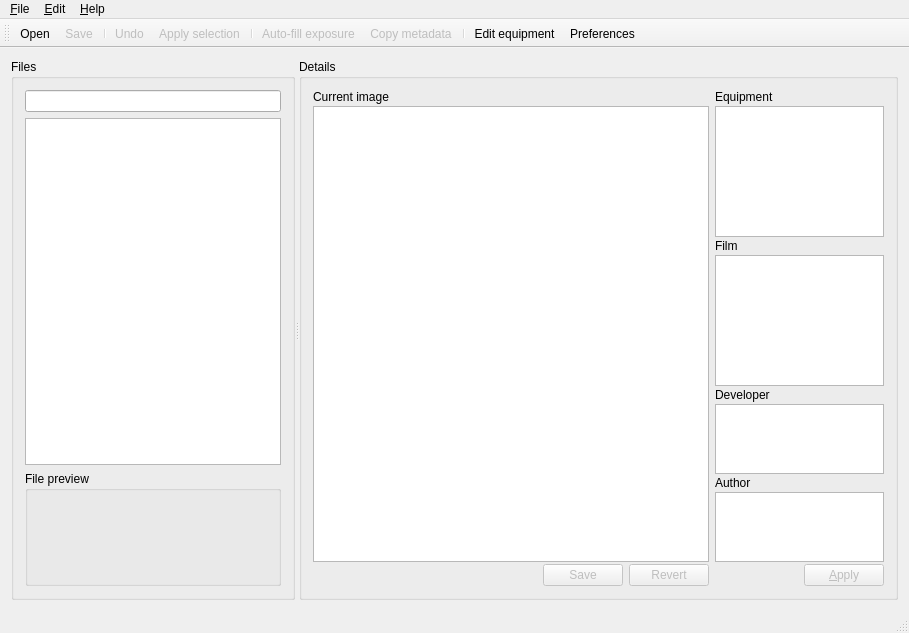
<?xml version="1.0" encoding="UTF-8"?>
<ui version="4.0">
 <class>AnalogExifClass</class>
 <widget class="QMainWindow" name="AnalogExifClass">
  <property name="geometry">
   <rect>
    <x>0</x>
    <y>0</y>
    <width>909</width>
    <height>633</height>
   </rect>
  </property>
  <property name="windowTitle">
   <string/>
  </property>
  <property name="windowIcon">
   <iconset resource="analogexif.qrc">
    <normaloff>:/images/icons/film_edit.png</normaloff>:/images/icons/film_edit.png</iconset>
  </property>
  <property name="statusTip">
   <string/>
  </property>
  <widget class="QWidget" name="centralWidget">
   <property name="sizePolicy">
    <sizepolicy hsizetype="Expanding" vsizetype="Expanding">
     <horstretch>100</horstretch>
     <verstretch>100</verstretch>
    </sizepolicy>
   </property>
   <property name="maximumSize">
    <size>
     <width>16777215</width>
     <height>16777215</height>
    </size>
   </property>
   <layout class="QGridLayout" name="gridLayout">
    <item row="0" column="0">
     <widget class="QSplitter" name="splitter">
      <property name="sizePolicy">
       <sizepolicy hsizetype="Expanding" vsizetype="Expanding">
        <horstretch>100</horstretch>
        <verstretch>100</verstretch>
       </sizepolicy>
      </property>
      <property name="frameShape">
       <enum>QFrame::NoFrame</enum>
      </property>
      <property name="orientation">
       <enum>Qt::Horizontal</enum>
      </property>
      <property name="childrenCollapsible">
       <bool>true</bool>
      </property>
      <widget class="QGroupBox" name="groupBox">
       <property name="sizePolicy">
        <sizepolicy hsizetype="Preferred" vsizetype="Preferred">
         <horstretch>0</horstretch>
         <verstretch>0</verstretch>
        </sizepolicy>
       </property>
       <property name="title">
        <string>Files</string>
       </property>
       <layout class="QVBoxLayout" name="verticalLayout">
        <item>
         <widget class="QLineEdit" name="directoryLine">
          <property name="font">
           <font>
            <kerning>true</kerning>
           </font>
          </property>
          <property name="statusTip">
           <string>Current directory</string>
          </property>
         </widget>
        </item>
        <item>
         <widget class="QTreeView" name="fileView">
          <property name="sizePolicy">
           <sizepolicy hsizetype="Preferred" vsizetype="Expanding">
            <horstretch>0</horstretch>
            <verstretch>75</verstretch>
           </sizepolicy>
          </property>
          <property name="font">
           <font>
            <kerning>true</kerning>
           </font>
          </property>
          <property name="contextMenuPolicy">
           <enum>Qt::ActionsContextMenu</enum>
          </property>
          <property name="statusTip">
           <string>File system view</string>
          </property>
          <property name="styleSheet">
           <string notr="true">/* keep selection even when focus is lost */
QTreeView::item:selected:!active{
	selection-color:						palette(highlighted-text);
	selection-background-color:	palette(highlight);
}</string>
          </property>
          <property name="editTriggers">
           <set>QAbstractItemView::EditKeyPressed|QAbstractItemView::SelectedClicked</set>
          </property>
          <property name="dragDropMode">
           <enum>QAbstractItemView::DragDrop</enum>
          </property>
          <property name="selectionMode">
           <enum>QAbstractItemView::ExtendedSelection</enum>
          </property>
          <property name="indentation">
           <number>10</number>
          </property>
          <property name="uniformRowHeights">
           <bool>true</bool>
          </property>
          <property name="sortingEnabled">
           <bool>false</bool>
          </property>
          <property name="animated">
           <bool>false</bool>
          </property>
          <attribute name="headerVisible">
           <bool>true</bool>
          </attribute>
          <attribute name="headerVisible">
           <bool>true</bool>
          </attribute>
         </widget>
        </item>
        <item>
         <widget class="QGroupBox" name="filePreviewGroupBox">
          <property name="sizePolicy">
           <sizepolicy hsizetype="Preferred" vsizetype="Preferred">
            <horstretch>100</horstretch>
            <verstretch>25</verstretch>
           </sizepolicy>
          </property>
          <property name="title">
           <string>File preview</string>
          </property>
          <layout class="QHBoxLayout" name="horizontalLayout">
           <item>
            <widget class="QLabel" name="filePreview">
             <property name="sizePolicy">
              <sizepolicy hsizetype="Minimum" vsizetype="Minimum">
               <horstretch>0</horstretch>
               <verstretch>0</verstretch>
              </sizepolicy>
             </property>
             <property name="minimumSize">
              <size>
               <width>11</width>
               <height>0</height>
              </size>
             </property>
             <property name="baseSize">
              <size>
               <width>11</width>
               <height>0</height>
              </size>
             </property>
             <property name="text">
              <string/>
             </property>
             <property name="scaledContents">
              <bool>false</bool>
             </property>
             <property name="alignment">
              <set>Qt::AlignCenter</set>
             </property>
            </widget>
           </item>
          </layout>
         </widget>
        </item>
       </layout>
      </widget>
      <widget class="QGroupBox" name="groupBox_2">
       <property name="sizePolicy">
        <sizepolicy hsizetype="Expanding" vsizetype="Preferred">
         <horstretch>100</horstretch>
         <verstretch>0</verstretch>
        </sizepolicy>
       </property>
       <property name="title">
        <string>Details</string>
       </property>
       <layout class="QHBoxLayout" name="horizontalLayout_4" stretch="70,30">
        <item>
         <layout class="QVBoxLayout" name="verticalLayout_3">
          <property name="spacing">
           <number>2</number>
          </property>
          <item>
           <widget class="QLabel" name="label">
            <property name="sizePolicy">
             <sizepolicy hsizetype="Expanding" vsizetype="Preferred">
              <horstretch>0</horstretch>
              <verstretch>0</verstretch>
             </sizepolicy>
            </property>
            <property name="text">
             <string>Current image</string>
            </property>
           </widget>
          </item>
          <item>
           <widget class="GearTreeView" name="metadataView">
            <property name="sizePolicy">
             <sizepolicy hsizetype="Expanding" vsizetype="Expanding">
              <horstretch>0</horstretch>
              <verstretch>0</verstretch>
             </sizepolicy>
            </property>
            <property name="font">
             <font>
              <kerning>true</kerning>
             </font>
            </property>
            <property name="contextMenuPolicy">
             <enum>Qt::ActionsContextMenu</enum>
            </property>
            <property name="statusTip">
             <string>Current image properties</string>
            </property>
            <property name="showDropIndicator" stdset="0">
             <bool>false</bool>
            </property>
            <property name="alternatingRowColors">
             <bool>true</bool>
            </property>
            <property name="rootIsDecorated">
             <bool>true</bool>
            </property>
            <property name="uniformRowHeights">
             <bool>true</bool>
            </property>
            <property name="allColumnsShowFocus">
             <bool>true</bool>
            </property>
            <attribute name="headerVisible">
             <bool>false</bool>
            </attribute>
            <attribute name="headerCascadingSectionResizes">
             <bool>true</bool>
            </attribute>
            <attribute name="headerCascadingSectionResizes">
             <bool>true</bool>
            </attribute>
            <attribute name="headerVisible">
             <bool>false</bool>
            </attribute>
           </widget>
          </item>
          <item>
           <layout class="QHBoxLayout" name="horizontalLayout_3">
            <item>
             <spacer name="horizontalSpacer">
              <property name="orientation">
               <enum>Qt::Horizontal</enum>
              </property>
              <property name="sizeHint" stdset="0">
               <size>
                <width>40</width>
                <height>20</height>
               </size>
              </property>
             </spacer>
            </item>
            <item>
             <widget class="QPushButton" name="applyChangesBtn">
              <property name="enabled">
               <bool>false</bool>
              </property>
              <property name="statusTip">
               <string>Apply changes</string>
              </property>
              <property name="text">
               <string>Save</string>
              </property>
             </widget>
            </item>
            <item>
             <widget class="QPushButton" name="revertBtn">
              <property name="enabled">
               <bool>false</bool>
              </property>
              <property name="statusTip">
               <string>Revert changes</string>
              </property>
              <property name="text">
               <string>Revert</string>
              </property>
              <property name="default">
               <bool>true</bool>
              </property>
             </widget>
            </item>
           </layout>
          </item>
         </layout>
        </item>
        <item>
         <layout class="QVBoxLayout" name="verticalLayout_2" stretch="0,30,0,30,0,15,0,15,0">
          <property name="spacing">
           <number>2</number>
          </property>
          <item>
           <widget class="QLabel" name="label_2">
            <property name="sizePolicy">
             <sizepolicy hsizetype="Expanding" vsizetype="Expanding">
              <horstretch>0</horstretch>
              <verstretch>0</verstretch>
             </sizepolicy>
            </property>
            <property name="text">
             <string>Equipment</string>
            </property>
           </widget>
          </item>
          <item>
           <widget class="GearTreeView" name="gearView">
            <property name="sizePolicy">
             <sizepolicy hsizetype="Expanding" vsizetype="Expanding">
              <horstretch>0</horstretch>
              <verstretch>0</verstretch>
             </sizepolicy>
            </property>
            <property name="font">
             <font>
              <kerning>true</kerning>
             </font>
            </property>
            <property name="contextMenuPolicy">
             <enum>Qt::ActionsContextMenu</enum>
            </property>
            <property name="toolTip">
             <string/>
            </property>
            <property name="statusTip">
             <string>Available equipment. Double-click to apply to the current photo.</string>
            </property>
            <property name="styleSheet">
             <string notr="true">/* keep selection even when focus is lost */
QTreeView::item:selected:!active{
	selection-color:						palette(highlighted-text);
	selection-background-color:	palette(highlight);
}</string>
            </property>
            <property name="editTriggers">
             <set>QAbstractItemView::NoEditTriggers</set>
            </property>
            <property name="showDropIndicator" stdset="0">
             <bool>false</bool>
            </property>
            <property name="alternatingRowColors">
             <bool>true</bool>
            </property>
            <property name="textElideMode">
             <enum>Qt::ElideRight</enum>
            </property>
            <property name="rootIsDecorated">
             <bool>true</bool>
            </property>
            <property name="uniformRowHeights">
             <bool>true</bool>
            </property>
            <property name="headerHidden">
             <bool>true</bool>
            </property>
           </widget>
          </item>
          <item>
           <widget class="QLabel" name="label_3">
            <property name="sizePolicy">
             <sizepolicy hsizetype="Expanding" vsizetype="Expanding">
              <horstretch>0</horstretch>
              <verstretch>0</verstretch>
             </sizepolicy>
            </property>
            <property name="text">
             <string>Film</string>
            </property>
           </widget>
          </item>
          <item>
           <widget class="GearListView" name="filmView">
            <property name="font">
             <font>
              <kerning>true</kerning>
             </font>
            </property>
            <property name="contextMenuPolicy">
             <enum>Qt::ActionsContextMenu</enum>
            </property>
            <property name="toolTip">
             <string/>
            </property>
            <property name="statusTip">
             <string>List of available films. Double-click to apply to the current photo.</string>
            </property>
            <property name="styleSheet">
             <string notr="true">/* keep selection even when focus is lost */
QListView::item:selected:!active{
	selection-color:						palette(highlighted-text);
	selection-background-color:	palette(highlight);
}</string>
            </property>
            <property name="editTriggers">
             <set>QAbstractItemView::NoEditTriggers</set>
            </property>
            <property name="showDropIndicator" stdset="0">
             <bool>false</bool>
            </property>
            <property name="alternatingRowColors">
             <bool>true</bool>
            </property>
            <property name="uniformItemSizes">
             <bool>true</bool>
            </property>
           </widget>
          </item>
          <item>
           <widget class="QLabel" name="label_5">
            <property name="text">
             <string>Developer</string>
            </property>
           </widget>
          </item>
          <item>
           <widget class="GearListView" name="developerView">
            <property name="font">
             <font>
              <kerning>true</kerning>
             </font>
            </property>
            <property name="contextMenuPolicy">
             <enum>Qt::ActionsContextMenu</enum>
            </property>
            <property name="statusTip">
             <string>List of the available photographic developers. Double-click to apply to the current photo.</string>
            </property>
            <property name="styleSheet">
             <string notr="true">/* keep selection even when focus is lost */
QListView::item:selected:!active{
	selection-color:						palette(highlighted-text);
	selection-background-color:	palette(highlight);
}</string>
            </property>
            <property name="alternatingRowColors">
             <bool>true</bool>
            </property>
           </widget>
          </item>
          <item>
           <widget class="QLabel" name="label_4">
            <property name="text">
             <string>Author</string>
            </property>
           </widget>
          </item>
          <item>
           <widget class="GearListView" name="authorView">
            <property name="font">
             <font>
              <kerning>true</kerning>
             </font>
            </property>
            <property name="contextMenuPolicy">
             <enum>Qt::ActionsContextMenu</enum>
            </property>
            <property name="statusTip">
             <string>List of the defined authors. Double-click to apply to the current photo.</string>
            </property>
            <property name="styleSheet">
             <string notr="true">/* keep selection even when focus is lost */
QListView::item:selected:!active{
	selection-color:						palette(highlighted-text);
	selection-background-color:	palette(highlight);
}</string>
            </property>
            <property name="alternatingRowColors">
             <bool>true</bool>
            </property>
           </widget>
          </item>
          <item>
           <layout class="QHBoxLayout" name="horizontalLayout_2">
            <item>
             <spacer name="horizontalSpacer_2">
              <property name="orientation">
               <enum>Qt::Horizontal</enum>
              </property>
              <property name="sizeHint" stdset="0">
               <size>
                <width>40</width>
                <height>20</height>
               </size>
              </property>
             </spacer>
            </item>
            <item>
             <widget class="QPushButton" name="applyGearBtn">
              <property name="enabled">
               <bool>false</bool>
              </property>
              <property name="toolTip">
               <string/>
              </property>
              <property name="statusTip">
               <string>Apply selected equipment to the current photo</string>
              </property>
              <property name="text">
               <string>&amp;Apply</string>
              </property>
             </widget>
            </item>
           </layout>
          </item>
         </layout>
        </item>
       </layout>
      </widget>
     </widget>
    </item>
   </layout>
  </widget>
  <widget class="QMenuBar" name="menuBar">
   <property name="geometry">
    <rect>
     <x>0</x>
     <y>0</y>
     <width>909</width>
     <height>21</height>
    </rect>
   </property>
   <widget class="QMenu" name="menu_File">
    <property name="title">
     <string>&amp;File</string>
    </property>
    <addaction name="actionOpen"/>
    <addaction name="action_Save"/>
    <addaction name="separator"/>
    <addaction name="actionExit"/>
   </widget>
   <widget class="QMenu" name="menu_Help">
    <property name="title">
     <string>&amp;Help</string>
    </property>
    <addaction name="actionHelp"/>
    <addaction name="separator"/>
    <addaction name="action_About"/>
   </widget>
   <widget class="QMenu" name="menu_Edit">
    <property name="title">
     <string>&amp;Edit</string>
    </property>
    <widget class="QMenu" name="menuEquipment">
     <property name="title">
      <string>&amp;Equipment...</string>
     </property>
     <addaction name="actionOpen_library"/>
     <addaction name="actionNew_library"/>
     <addaction name="separator"/>
     <addaction name="actionEdit_gear"/>
    </widget>
    <widget class="QMenu" name="menu_Batch_operation">
     <property name="title">
      <string>&amp;Batch operations...</string>
     </property>
     <addaction name="actionAuto_fill_exposure"/>
     <addaction name="action_Copy_metadata"/>
    </widget>
    <addaction name="action_Undo"/>
    <addaction name="actionApply_gear"/>
    <addaction name="action_Clear_tag_value"/>
    <addaction name="separator"/>
    <addaction name="menuEquipment"/>
    <addaction name="menu_Batch_operation"/>
    <addaction name="separator"/>
    <addaction name="actionPreferences"/>
   </widget>
   <addaction name="menu_File"/>
   <addaction name="menu_Edit"/>
   <addaction name="menu_Help"/>
  </widget>
  <widget class="QToolBar" name="mainToolBar">
   <attribute name="toolBarArea">
    <enum>TopToolBarArea</enum>
   </attribute>
   <attribute name="toolBarBreak">
    <bool>false</bool>
   </attribute>
   <addaction name="actionOpen"/>
   <addaction name="action_Save"/>
   <addaction name="separator"/>
   <addaction name="action_Undo"/>
   <addaction name="actionApply_gear"/>
   <addaction name="separator"/>
   <addaction name="actionAuto_fill_exposure"/>
   <addaction name="action_Copy_metadata"/>
   <addaction name="separator"/>
   <addaction name="actionEdit_gear"/>
   <addaction name="actionPreferences"/>
  </widget>
  <widget class="QStatusBar" name="statusBar"/>
  <action name="action_About">
   <property name="text">
    <string>&amp;About...</string>
   </property>
   <property name="statusTip">
    <string>About Analog Exif...</string>
   </property>
   <property name="menuRole">
    <enum>QAction::AboutRole</enum>
   </property>
  </action>
  <action name="actionExit">
   <property name="text">
    <string>E&amp;xit</string>
   </property>
   <property name="statusTip">
    <string>Exit</string>
   </property>
   <property name="menuRole">
    <enum>QAction::QuitRole</enum>
   </property>
  </action>
  <action name="actionPreferences">
   <property name="icon">
    <iconset resource="analogexif.qrc">
     <normaloff>:/images/icons/cog.png</normaloff>:/images/icons/cog.png</iconset>
   </property>
   <property name="text">
    <string>&amp;Preferences...</string>
   </property>
   <property name="statusTip">
    <string>Edit preferences</string>
   </property>
  </action>
  <action name="actionEdit_gear">
   <property name="icon">
    <iconset resource="analogexif.qrc">
     <normaloff>:/images/icons/camera_edit.png</normaloff>:/images/icons/camera_edit.png</iconset>
   </property>
   <property name="text">
    <string>Edit &amp;equipment</string>
   </property>
   <property name="toolTip">
    <string>Edit equipment</string>
   </property>
   <property name="statusTip">
    <string>Edit equipment library (camera, lens, film)</string>
   </property>
  </action>
  <action name="actionOpen">
   <property name="icon">
    <iconset resource="analogexif.qrc">
     <normaloff>:/images/icons/folder_camera.png</normaloff>:/images/icons/folder_camera.png</iconset>
   </property>
   <property name="text">
    <string>&amp;Open...</string>
   </property>
   <property name="statusTip">
    <string>Open file</string>
   </property>
   <property name="shortcut">
    <string>Ctrl+O</string>
   </property>
   <property name="shortcutContext">
    <enum>Qt::ApplicationShortcut</enum>
   </property>
  </action>
  <action name="actionApply_gear">
   <property name="enabled">
    <bool>false</bool>
   </property>
   <property name="icon">
    <iconset resource="analogexif.qrc">
     <normaloff>:/images/icons/camera_go.png</normaloff>:/images/icons/camera_go.png</iconset>
   </property>
   <property name="text">
    <string>Apply selection</string>
   </property>
   <property name="statusTip">
    <string>Apply selected equipment to the current photo</string>
   </property>
   <property name="shortcut">
    <string>Ctrl+Shift+A</string>
   </property>
  </action>
  <action name="action_Undo">
   <property name="enabled">
    <bool>false</bool>
   </property>
   <property name="icon">
    <iconset resource="analogexif.qrc">
     <normaloff>:/images/icons/arrow_rotate_anticlockwise.png</normaloff>:/images/icons/arrow_rotate_anticlockwise.png</iconset>
   </property>
   <property name="text">
    <string>&amp;Undo</string>
   </property>
   <property name="statusTip">
    <string>Revert changes</string>
   </property>
   <property name="shortcut">
    <string>Ctrl+Z</string>
   </property>
  </action>
  <action name="action_Save">
   <property name="enabled">
    <bool>false</bool>
   </property>
   <property name="icon">
    <iconset resource="analogexif.qrc">
     <normaloff>:/images/icons/disk.png</normaloff>:/images/icons/disk.png</iconset>
   </property>
   <property name="text">
    <string>&amp;Save</string>
   </property>
   <property name="statusTip">
    <string>Save changes to the current photo</string>
   </property>
   <property name="shortcut">
    <string>Ctrl+S</string>
   </property>
  </action>
  <action name="actionHelp">
   <property name="enabled">
    <bool>true</bool>
   </property>
   <property name="text">
    <string>&amp;Online help</string>
   </property>
   <property name="shortcut">
    <string>F1</string>
   </property>
  </action>
  <action name="action_Clear_tag_value">
   <property name="enabled">
    <bool>false</bool>
   </property>
   <property name="text">
    <string>&amp;Clear tag value</string>
   </property>
   <property name="shortcut">
    <string>Del</string>
   </property>
   <property name="shortcutContext">
    <enum>Qt::WidgetShortcut</enum>
   </property>
  </action>
  <action name="actionOpen_library">
   <property name="text">
    <string>&amp;Open library...</string>
   </property>
  </action>
  <action name="actionNew_library">
   <property name="text">
    <string>&amp;New library...</string>
   </property>
  </action>
  <action name="actionAuto_fill_exposure">
   <property name="enabled">
    <bool>false</bool>
   </property>
   <property name="icon">
    <iconset resource="analogexif.qrc">
     <normaloff>:/images/icons/film_edit.png</normaloff>:/images/icons/film_edit.png</iconset>
   </property>
   <property name="text">
    <string>&amp;Auto-fill exposure</string>
   </property>
   <property name="toolTip">
    <string>Auto-fill exposure number for the photos in the same roll</string>
   </property>
   <property name="statusTip">
    <string>Auto-fill exposure number for the photos in the same roll</string>
   </property>
  </action>
  <action name="action_Copy_metadata">
   <property name="enabled">
    <bool>false</bool>
   </property>
   <property name="icon">
    <iconset resource="analogexif.qrc">
     <normaloff>:/images/icons/film_go.png</normaloff>:/images/icons/film_go.png</iconset>
   </property>
   <property name="text">
    <string>&amp;Copy metadata</string>
   </property>
   <property name="toolTip">
    <string>Copy metadata from another file</string>
   </property>
   <property name="statusTip">
    <string>Copy metadata from another file</string>
   </property>
  </action>
  <action name="actionOpen_external">
   <property name="text">
    <string>Open...</string>
   </property>
   <property name="toolTip">
    <string>Open file in external program</string>
   </property>
   <property name="statusTip">
    <string>Open file in external program</string>
   </property>
  </action>
  <action name="actionRemove">
   <property name="text">
    <string>Remove</string>
   </property>
   <property name="toolTip">
    <string>Remove selected file(s) and folder(s)</string>
   </property>
   <property name="statusTip">
    <string>Remove selected file(s) and folder(s)</string>
   </property>
   <property name="shortcut">
    <string>Del</string>
   </property>
   <property name="shortcutContext">
    <enum>Qt::WidgetShortcut</enum>
   </property>
  </action>
  <action name="actionRename">
   <property name="text">
    <string>Rename</string>
   </property>
   <property name="toolTip">
    <string>Rename current file or folder</string>
   </property>
   <property name="statusTip">
    <string>Rename current file or folder</string>
   </property>
  </action>
  <action name="action_Online_help">
   <property name="text">
    <string>&amp;Online help</string>
   </property>
  </action>
 </widget>
 <layoutdefault spacing="6" margin="11"/>
 <customwidgets>
  <customwidget>
   <class>GearListView</class>
   <extends>QListView</extends>
   <header>gearlistview.h</header>
  </customwidget>
  <customwidget>
   <class>GearTreeView</class>
   <extends>QTreeView</extends>
   <header>geartreeview.h</header>
  </customwidget>
 </customwidgets>
 <tabstops>
  <tabstop>directoryLine</tabstop>
  <tabstop>fileView</tabstop>
  <tabstop>applyChangesBtn</tabstop>
  <tabstop>revertBtn</tabstop>
  <tabstop>applyGearBtn</tabstop>
  <tabstop>metadataView</tabstop>
  <tabstop>gearView</tabstop>
  <tabstop>filmView</tabstop>
  <tabstop>developerView</tabstop>
  <tabstop>authorView</tabstop>
 </tabstops>
 <resources>
  <include location="analogexif.qrc"/>
 </resources>
 <connections>
  <connection>
   <sender>actionExit</sender>
   <signal>triggered()</signal>
   <receiver>AnalogExifClass</receiver>
   <slot>close()</slot>
   <hints>
    <hint type="sourcelabel">
     <x>-1</x>
     <y>-1</y>
    </hint>
    <hint type="destinationlabel">
     <x>454</x>
     <y>316</y>
    </hint>
   </hints>
  </connection>
  <connection>
   <sender>action_Undo</sender>
   <signal>triggered()</signal>
   <receiver>revertBtn</receiver>
   <slot>click()</slot>
   <hints>
    <hint type="sourcelabel">
     <x>-1</x>
     <y>-1</y>
    </hint>
    <hint type="destinationlabel">
     <x>851</x>
     <y>583</y>
    </hint>
   </hints>
  </connection>
  <connection>
   <sender>action_Save</sender>
   <signal>triggered()</signal>
   <receiver>applyChangesBtn</receiver>
   <slot>click()</slot>
   <hints>
    <hint type="sourcelabel">
     <x>-1</x>
     <y>-1</y>
    </hint>
    <hint type="destinationlabel">
     <x>770</x>
     <y>583</y>
    </hint>
   </hints>
  </connection>
  <connection>
   <sender>applyGearBtn</sender>
   <signal>clicked()</signal>
   <receiver>actionApply_gear</receiver>
   <slot>trigger()</slot>
   <hints>
    <hint type="sourcelabel">
     <x>850</x>
     <y>582</y>
    </hint>
    <hint type="destinationlabel">
     <x>-1</x>
     <y>-1</y>
    </hint>
   </hints>
  </connection>
 </connections>
</ui>
